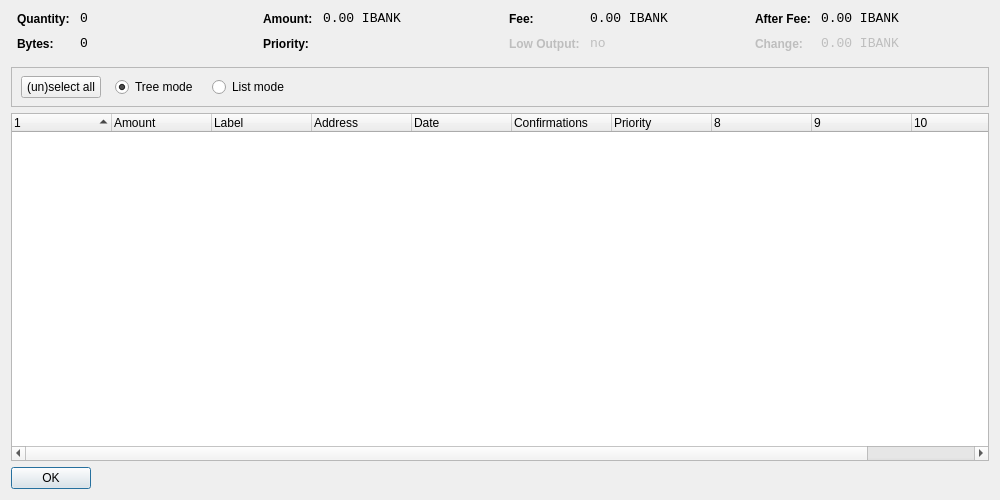
<?xml version="1.0" encoding="UTF-8"?>
<ui version="4.0">
 <class>CoinControlDialog</class>
 <widget class="QDialog" name="CoinControlDialog">
  <property name="geometry">
   <rect>
    <x>0</x>
    <y>0</y>
    <width>1000</width>
    <height>500</height>
   </rect>
  </property>
  <property name="windowTitle">
   <string>Coin Control</string>
  </property>
  <layout class="QVBoxLayout" name="verticalLayout">
   <item>
    <layout class="QHBoxLayout" name="horizontalLayoutTop" stretch="0,0,0,0">
     <property name="topMargin">
      <number>0</number>
     </property>
     <property name="bottomMargin">
      <number>10</number>
     </property>
     <item>
      <layout class="QFormLayout" name="formLayoutCoinControl1">
       <property name="horizontalSpacing">
        <number>10</number>
       </property>
       <property name="verticalSpacing">
        <number>10</number>
       </property>
       <property name="leftMargin">
        <number>6</number>
       </property>
       <property name="rightMargin">
        <number>6</number>
       </property>
       <item row="0" column="0">
        <widget class="QLabel" name="labelCoinControlQuantityText">
         <property name="styleSheet">
          <string notr="true">font-weight:bold;</string>
         </property>
         <property name="text">
          <string>Quantity:</string>
         </property>
        </widget>
       </item>
       <item row="0" column="1">
        <widget class="QLabel" name="labelCoinControlQuantity">
         <property name="font">
          <font>
           <family>Monospace</family>
           <pointsize>10</pointsize>
          </font>
         </property>
         <property name="cursor">
          <cursorShape>IBeamCursor</cursorShape>
         </property>
         <property name="contextMenuPolicy">
          <enum>Qt::ActionsContextMenu</enum>
         </property>
         <property name="text">
          <string notr="true">0</string>
         </property>
         <property name="textInteractionFlags">
          <set>Qt::LinksAccessibleByMouse|Qt::TextSelectableByKeyboard|Qt::TextSelectableByMouse</set>
         </property>
        </widget>
       </item>
       <item row="1" column="0">
        <widget class="QLabel" name="labelCoinControlBytesText">
         <property name="styleSheet">
          <string notr="true">font-weight:bold;</string>
         </property>
         <property name="text">
          <string>Bytes:</string>
         </property>
        </widget>
       </item>
       <item row="1" column="1">
        <widget class="QLabel" name="labelCoinControlBytes">
         <property name="font">
          <font>
           <family>Monospace</family>
           <pointsize>10</pointsize>
          </font>
         </property>
         <property name="cursor">
          <cursorShape>IBeamCursor</cursorShape>
         </property>
         <property name="contextMenuPolicy">
          <enum>Qt::ActionsContextMenu</enum>
         </property>
         <property name="text">
          <string notr="true">0</string>
         </property>
         <property name="textInteractionFlags">
          <set>Qt::LinksAccessibleByMouse|Qt::TextSelectableByKeyboard|Qt::TextSelectableByMouse</set>
         </property>
        </widget>
       </item>
      </layout>
     </item>
     <item>
      <layout class="QFormLayout" name="formLayoutCoinControl2">
       <property name="horizontalSpacing">
        <number>10</number>
       </property>
       <property name="verticalSpacing">
        <number>10</number>
       </property>
       <property name="leftMargin">
        <number>6</number>
       </property>
       <property name="rightMargin">
        <number>6</number>
       </property>
       <item row="0" column="0">
        <widget class="QLabel" name="labelCoinControlAmountText">
         <property name="styleSheet">
          <string notr="true">font-weight:bold;</string>
         </property>
         <property name="text">
          <string>Amount:</string>
         </property>
        </widget>
       </item>
       <item row="0" column="1">
        <widget class="QLabel" name="labelCoinControlAmount">
         <property name="font">
          <font>
           <family>Monospace</family>
           <pointsize>10</pointsize>
          </font>
         </property>
         <property name="cursor">
          <cursorShape>IBeamCursor</cursorShape>
         </property>
         <property name="contextMenuPolicy">
          <enum>Qt::ActionsContextMenu</enum>
         </property>
         <property name="text">
          <string notr="true">0.00 IBANK</string>
         </property>
         <property name="textInteractionFlags">
          <set>Qt::LinksAccessibleByMouse|Qt::TextSelectableByKeyboard|Qt::TextSelectableByMouse</set>
         </property>
        </widget>
       </item>
       <item row="1" column="0">
        <widget class="QLabel" name="labelCoinControlPriorityText">
         <property name="styleSheet">
          <string notr="true">font-weight:bold;</string>
         </property>
         <property name="text">
          <string>Priority:</string>
         </property>
        </widget>
       </item>
       <item row="1" column="1">
        <widget class="QLabel" name="labelCoinControlPriority">
         <property name="font">
          <font>
           <family>Monospace</family>
           <pointsize>10</pointsize>
          </font>
         </property>
         <property name="cursor">
          <cursorShape>IBeamCursor</cursorShape>
         </property>
         <property name="contextMenuPolicy">
          <enum>Qt::ActionsContextMenu</enum>
         </property>
         <property name="text">
          <string/>
         </property>
         <property name="textInteractionFlags">
          <set>Qt::LinksAccessibleByMouse|Qt::TextSelectableByKeyboard|Qt::TextSelectableByMouse</set>
         </property>
        </widget>
       </item>
      </layout>
     </item>
     <item>
      <layout class="QFormLayout" name="formLayoutCoinControl3">
       <property name="horizontalSpacing">
        <number>10</number>
       </property>
       <property name="verticalSpacing">
        <number>10</number>
       </property>
       <property name="leftMargin">
        <number>6</number>
       </property>
       <property name="rightMargin">
        <number>6</number>
       </property>
       <item row="0" column="0">
        <widget class="QLabel" name="labelCoinControlFeeText">
         <property name="styleSheet">
          <string notr="true">font-weight:bold;</string>
         </property>
         <property name="text">
          <string>Fee:</string>
         </property>
        </widget>
       </item>
       <item row="0" column="1">
        <widget class="QLabel" name="labelCoinControlFee">
         <property name="font">
          <font>
           <family>Monospace</family>
           <pointsize>10</pointsize>
          </font>
         </property>
         <property name="cursor">
          <cursorShape>IBeamCursor</cursorShape>
         </property>
         <property name="contextMenuPolicy">
          <enum>Qt::ActionsContextMenu</enum>
         </property>
         <property name="text">
          <string notr="true">0.00 IBANK</string>
         </property>
         <property name="textInteractionFlags">
          <set>Qt::LinksAccessibleByMouse|Qt::TextSelectableByKeyboard|Qt::TextSelectableByMouse</set>
         </property>
        </widget>
       </item>
       <item row="1" column="0">
        <widget class="QLabel" name="labelCoinControlLowOutputText">
         <property name="enabled">
          <bool>false</bool>
         </property>
         <property name="styleSheet">
          <string notr="true">font-weight:bold;</string>
         </property>
         <property name="text">
          <string>Low Output:</string>
         </property>
        </widget>
       </item>
       <item row="1" column="1">
        <widget class="QLabel" name="labelCoinControlLowOutput">
         <property name="enabled">
          <bool>false</bool>
         </property>
         <property name="font">
          <font>
           <family>Monospace</family>
           <pointsize>10</pointsize>
          </font>
         </property>
         <property name="cursor">
          <cursorShape>IBeamCursor</cursorShape>
         </property>
         <property name="contextMenuPolicy">
          <enum>Qt::ActionsContextMenu</enum>
         </property>
         <property name="text">
          <string notr="true">no</string>
         </property>
         <property name="textInteractionFlags">
          <set>Qt::LinksAccessibleByMouse|Qt::TextSelectableByKeyboard|Qt::TextSelectableByMouse</set>
         </property>
        </widget>
       </item>
      </layout>
     </item>
     <item>
      <layout class="QFormLayout" name="formLayoutCoinControl4">
       <property name="horizontalSpacing">
        <number>10</number>
       </property>
       <property name="verticalSpacing">
        <number>10</number>
       </property>
       <property name="leftMargin">
        <number>6</number>
       </property>
       <property name="rightMargin">
        <number>6</number>
       </property>
       <item row="0" column="0">
        <widget class="QLabel" name="labelCoinControlAfterFeeText">
         <property name="styleSheet">
          <string notr="true">font-weight:bold;</string>
         </property>
         <property name="text">
          <string>After Fee:</string>
         </property>
        </widget>
       </item>
       <item row="0" column="1">
        <widget class="QLabel" name="labelCoinControlAfterFee">
         <property name="font">
          <font>
           <family>Monospace</family>
           <pointsize>10</pointsize>
          </font>
         </property>
         <property name="cursor">
          <cursorShape>IBeamCursor</cursorShape>
         </property>
         <property name="contextMenuPolicy">
          <enum>Qt::ActionsContextMenu</enum>
         </property>
         <property name="text">
          <string notr="true">0.00 IBANK</string>
         </property>
         <property name="textInteractionFlags">
          <set>Qt::LinksAccessibleByMouse|Qt::TextSelectableByKeyboard|Qt::TextSelectableByMouse</set>
         </property>
        </widget>
       </item>
       <item row="1" column="0">
        <widget class="QLabel" name="labelCoinControlChangeText">
         <property name="enabled">
          <bool>false</bool>
         </property>
         <property name="styleSheet">
          <string notr="true">font-weight:bold;</string>
         </property>
         <property name="text">
          <string>Change:</string>
         </property>
        </widget>
       </item>
       <item row="1" column="1">
        <widget class="QLabel" name="labelCoinControlChange">
         <property name="enabled">
          <bool>false</bool>
         </property>
         <property name="font">
          <font>
           <family>Monospace</family>
           <pointsize>10</pointsize>
          </font>
         </property>
         <property name="cursor">
          <cursorShape>IBeamCursor</cursorShape>
         </property>
         <property name="contextMenuPolicy">
          <enum>Qt::ActionsContextMenu</enum>
         </property>
         <property name="text">
          <string notr="true">0.00 IBANK</string>
         </property>
         <property name="textInteractionFlags">
          <set>Qt::LinksAccessibleByMouse|Qt::TextSelectableByKeyboard|Qt::TextSelectableByMouse</set>
         </property>
        </widget>
       </item>
      </layout>
     </item>
    </layout>
   </item>
   <item>
    <widget class="QFrame" name="frame">
     <property name="minimumSize">
      <size>
       <width>0</width>
       <height>40</height>
      </size>
     </property>
     <property name="frameShape">
      <enum>QFrame::StyledPanel</enum>
     </property>
     <property name="frameShadow">
      <enum>QFrame::Sunken</enum>
     </property>
     <widget class="QWidget" name="horizontalLayoutWidget">
      <property name="geometry">
       <rect>
        <x>10</x>
        <y>0</y>
        <width>781</width>
        <height>41</height>
       </rect>
      </property>
      <layout class="QHBoxLayout" name="horizontalLayoutPanel" stretch="0,0,0,0,0">
       <property name="spacing">
        <number>14</number>
       </property>
       <item>
        <widget class="QPushButton" name="pushButtonSelectAll">
         <property name="sizePolicy">
          <sizepolicy hsizetype="Maximum" vsizetype="Fixed">
           <horstretch>0</horstretch>
           <verstretch>0</verstretch>
          </sizepolicy>
         </property>
         <property name="text">
          <string>(un)select all</string>
         </property>
        </widget>
       </item>
       <item>
        <widget class="QRadioButton" name="radioTreeMode">
         <property name="sizePolicy">
          <sizepolicy hsizetype="Maximum" vsizetype="Fixed">
           <horstretch>0</horstretch>
           <verstretch>0</verstretch>
          </sizepolicy>
         </property>
         <property name="text">
          <string>Tree mode</string>
         </property>
         <property name="checked">
          <bool>true</bool>
         </property>
        </widget>
       </item>
       <item>
        <widget class="QRadioButton" name="radioListMode">
         <property name="sizePolicy">
          <sizepolicy hsizetype="Maximum" vsizetype="Fixed">
           <horstretch>0</horstretch>
           <verstretch>0</verstretch>
          </sizepolicy>
         </property>
         <property name="text">
          <string>List mode</string>
         </property>
        </widget>
       </item>
       <item>
        <spacer name="horizontalSpacer">
         <property name="orientation">
          <enum>Qt::Horizontal</enum>
         </property>
         <property name="sizeHint" stdset="0">
          <size>
           <width>40</width>
           <height>20</height>
          </size>
         </property>
        </spacer>
       </item>
      </layout>
     </widget>
    </widget>
   </item>
   <item>
    <widget class="CoinControlTreeWidget" name="treeWidget">
     <property name="contextMenuPolicy">
      <enum>Qt::CustomContextMenu</enum>
     </property>
     <property name="sortingEnabled">
      <bool>false</bool>
     </property>
     <property name="columnCount">
      <number>11</number>
     </property>
     <attribute name="headerShowSortIndicator" stdset="0">
      <bool>true</bool>
     </attribute>
     <attribute name="headerStretchLastSection">
      <bool>false</bool>
     </attribute>
     <column>
      <property name="text">
       <string/>
      </property>
     </column>
     <column>
      <property name="text">
       <string>Amount</string>
      </property>
     </column>
     <column>
      <property name="text">
       <string>Label</string>
      </property>
     </column>
     <column>
      <property name="text">
       <string>Address</string>
      </property>
     </column>
     <column>
      <property name="text">
       <string>Date</string>
      </property>
     </column>
     <column>
      <property name="text">
       <string>Confirmations</string>
      </property>
      <property name="toolTip">
       <string>Confirmed</string>
      </property>
     </column>
     <column>
      <property name="text">
       <string>Priority</string>
      </property>
     </column>
     <column>
      <property name="text">
       <string/>
      </property>
     </column>
     <column>
      <property name="text">
       <string/>
      </property>
     </column>
     <column>
      <property name="text">
       <string/>
      </property>
     </column>
     <column>
      <property name="text">
       <string/>
      </property>
     </column>
    </widget>
   </item>
   <item>
    <widget class="QDialogButtonBox" name="buttonBox">
     <property name="sizePolicy">
      <sizepolicy hsizetype="Maximum" vsizetype="Fixed">
       <horstretch>0</horstretch>
       <verstretch>0</verstretch>
      </sizepolicy>
     </property>
     <property name="orientation">
      <enum>Qt::Horizontal</enum>
     </property>
     <property name="standardButtons">
      <set>QDialogButtonBox::Ok</set>
     </property>
    </widget>
   </item>
  </layout>
 </widget>
 <customwidgets>
  <customwidget>
   <class>CoinControlTreeWidget</class>
   <extends>QTreeWidget</extends>
   <header>coincontroltreewidget.h</header>
  </customwidget>
 </customwidgets>
 <resources/>
 <connections/>
</ui>
